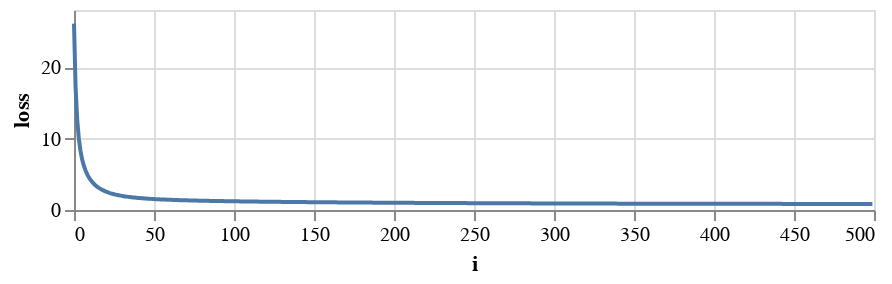

The cell this chart's notebook holds for it:
### Code cell
loss_df = pd.DataFrame({'i':range(500), 'loss':loss_record})
alt.Chart(loss_df, height=100).mark_line().encode(x='i', y='loss')

### Figure 1 — Vega-Lite specification as saved in the notebook (floating-point values rounded to 4 significant figures; data arrays with more than 128 entries replaced by an {"elided": "..."} marker saying what was removed)
{"$schema": "https://vega.github.io/schema/vega-lite/v3.4.0.json", "config": {"mark": {"tooltip": null}, "view": {"height": 300, "width": 400}}, "data": {"name": "data-49a3cb1855fce6d171accde87851ed76"}, "datasets": {"data-49a3cb1855fce6d171accde87851ed76": {"elided": "500 records"}}, "encoding": {"x": {"field": "i", "type": "quantitative"}, "y": {"field": "loss", "type": "quantitative"}}, "height": 100, "mark": "line"}
